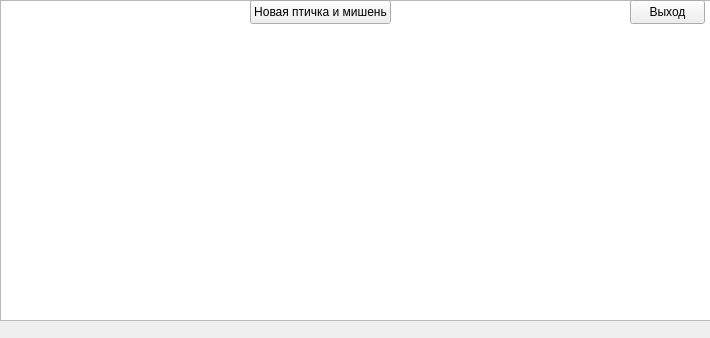
<?xml version="1.0" encoding="UTF-8"?>
<ui version="4.0">
 <class>Widget</class>
 <widget class="QWidget" name="Widget">
  <property name="geometry">
   <rect>
    <x>0</x>
    <y>0</y>
    <width>710</width>
    <height>338</height>
   </rect>
  </property>
  <property name="windowTitle">
   <string>Widget</string>
  </property>
  <widget class="QWidget" name="widget" native="true">
   <property name="enabled">
    <bool>true</bool>
   </property>
   <property name="geometry">
    <rect>
     <x>0</x>
     <y>0</y>
     <width>721</width>
     <height>321</height>
    </rect>
   </property>
   <widget class="QGraphicsView" name="graphicsView">
    <property name="geometry">
     <rect>
      <x>0</x>
      <y>0</y>
      <width>721</width>
      <height>321</height>
     </rect>
    </property>
   </widget>
   <widget class="QPushButton" name="pushButton">
    <property name="geometry">
     <rect>
      <x>250</x>
      <y>0</y>
      <width>141</width>
      <height>24</height>
     </rect>
    </property>
    <property name="text">
     <string>Новая птичка и мишень</string>
    </property>
   </widget>
   <widget class="QLabel" name="label">
    <property name="geometry">
     <rect>
      <x>70</x>
      <y>210</y>
      <width>51</width>
      <height>71</height>
     </rect>
    </property>
    <property name="text">
     <string/>
    </property>
    <property name="pixmap">
     <pixmap resource="resourses.qrc">:/resourses/img/slingshot.png</pixmap>
    </property>
   </widget>
   <widget class="QPushButton" name="pushButton_2">
    <property name="geometry">
     <rect>
      <x>630</x>
      <y>0</y>
      <width>75</width>
      <height>24</height>
     </rect>
    </property>
    <property name="text">
     <string>Выход</string>
    </property>
   </widget>
  </widget>
 </widget>
 <resources>
  <include location="resourses.qrc"/>
 </resources>
 <connections/>
</ui>
